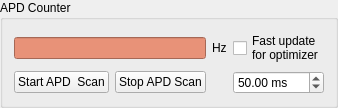
        <widget class="QGroupBox" name="groupBox_apd">
         <property name="title">
          <string>APD Counter</string>
         </property>
         <layout class="QGridLayout" name="gridLayout_5">
          <item row="0" column="2">
           <widget class="QLabel" name="label_16">
            <property name="text">
             <string>Hz</string>
            </property>
           </widget>
          </item>
          <item row="0" column="3">
           <widget class="QCheckBox" name="apd_optimize_startstop_checkBox">
            <property name="text">
             <string>Fast update
for optimizer</string>
            </property>
           </widget>
          </item>
          <item row="1" column="0">
           <widget class="QPushButton" name="scan_apd_start_pushButton">
            <property name="text">
             <string>Start APD  Scan</string>
            </property>
           </widget>
          </item>
          <item row="1" column="1">
           <widget class="QPushButton" name="scan_apd_stop_pushButton">
            <property name="text">
             <string>Stop APD Scan</string>
            </property>
           </widget>
          </item>
          <item row="0" column="0" colspan="2">
           <widget class="QLineEdit" name="apd_counter_output_lineEdit">
            <property name="palette">
             <palette>
              <active>
               <colorrole role="WindowText">
                <brush brushstyle="SolidPattern">
                 <color alpha="255">
                  <red>0</red>
                  <green>0</green>
                  <blue>0</blue>
                 </color>
                </brush>
               </colorrole>
               <colorrole role="Button">
                <brush brushstyle="SolidPattern">
                 <color alpha="255">
                  <red>232</red>
                  <green>146</green>
                  <blue>120</blue>
                 </color>
                </brush>
               </colorrole>
               <colorrole role="Light">
                <brush brushstyle="SolidPattern">
                 <color alpha="255">
                  <red>255</red>
                  <green>232</green>
                  <blue>225</blue>
                 </color>
                </brush>
               </colorrole>
               <colorrole role="Midlight">
                <brush brushstyle="SolidPattern">
                 <color alpha="255">
                  <red>243</red>
                  <green>189</green>
                  <blue>172</blue>
                 </color>
                </brush>
               </colorrole>
               <colorrole role="Dark">
                <brush brushstyle="SolidPattern">
                 <color alpha="255">
                  <red>116</red>
                  <green>73</green>
                  <blue>60</blue>
                 </color>
                </brush>
               </colorrole>
               <colorrole role="Mid">
                <brush brushstyle="SolidPattern">
                 <color alpha="255">
                  <red>155</red>
                  <green>97</green>
                  <blue>80</blue>
                 </color>
                </brush>
               </colorrole>
               <colorrole role="Text">
                <brush brushstyle="SolidPattern">
                 <color alpha="255">
                  <red>0</red>
                  <green>0</green>
                  <blue>0</blue>
                 </color>
                </brush>
               </colorrole>
               <colorrole role="BrightText">
                <brush brushstyle="SolidPattern">
                 <color alpha="255">
                  <red>255</red>
                  <green>255</green>
                  <blue>255</blue>
                 </color>
                </brush>
               </colorrole>
               <colorrole role="ButtonText">
                <brush brushstyle="SolidPattern">
                 <color alpha="255">
                  <red>0</red>
                  <green>0</green>
                  <blue>0</blue>
                 </color>
                </brush>
               </colorrole>
               <colorrole role="Base">
                <brush brushstyle="SolidPattern">
                 <color alpha="255">
                  <red>232</red>
                  <green>146</green>
                  <blue>120</blue>
                 </color>
                </brush>
               </colorrole>
               <colorrole role="Window">
                <brush brushstyle="SolidPattern">
                 <color alpha="255">
                  <red>232</red>
                  <green>146</green>
                  <blue>120</blue>
                 </color>
                </brush>
               </colorrole>
               <colorrole role="Shadow">
                <brush brushstyle="SolidPattern">
                 <color alpha="255">
                  <red>0</red>
                  <green>0</green>
                  <blue>0</blue>
                 </color>
                </brush>
               </colorrole>
               <colorrole role="AlternateBase">
                <brush brushstyle="SolidPattern">
                 <color alpha="255">
                  <red>243</red>
                  <green>200</green>
                  <blue>187</blue>
                 </color>
                </brush>
               </colorrole>
               <colorrole role="ToolTipBase">
                <brush brushstyle="SolidPattern">
                 <color alpha="255">
                  <red>255</red>
                  <green>255</green>
                  <blue>220</blue>
                 </color>
                </brush>
               </colorrole>
               <colorrole role="ToolTipText">
                <brush brushstyle="SolidPattern">
                 <color alpha="255">
                  <red>0</red>
                  <green>0</green>
                  <blue>0</blue>
                 </color>
                </brush>
               </colorrole>
              </active>
              <inactive>
               <colorrole role="WindowText">
                <brush brushstyle="SolidPattern">
                 <color alpha="255">
                  <red>0</red>
                  <green>0</green>
                  <blue>0</blue>
                 </color>
                </brush>
               </colorrole>
               <colorrole role="Button">
                <brush brushstyle="SolidPattern">
                 <color alpha="255">
                  <red>232</red>
                  <green>146</green>
                  <blue>120</blue>
                 </color>
                </brush>
               </colorrole>
               <colorrole role="Light">
                <brush brushstyle="SolidPattern">
                 <color alpha="255">
                  <red>255</red>
                  <green>232</green>
                  <blue>225</blue>
                 </color>
                </brush>
               </colorrole>
               <colorrole role="Midlight">
                <brush brushstyle="SolidPattern">
                 <color alpha="255">
                  <red>243</red>
                  <green>189</green>
                  <blue>172</blue>
                 </color>
                </brush>
               </colorrole>
               <colorrole role="Dark">
                <brush brushstyle="SolidPattern">
                 <color alpha="255">
                  <red>116</red>
                  <green>73</green>
                  <blue>60</blue>
                 </color>
                </brush>
               </colorrole>
               <colorrole role="Mid">
                <brush brushstyle="SolidPattern">
                 <color alpha="255">
                  <red>155</red>
                  <green>97</green>
                  <blue>80</blue>
                 </color>
                </brush>
               </colorrole>
               <colorrole role="Text">
                <brush brushstyle="SolidPattern">
                 <color alpha="255">
                  <red>0</red>
                  <green>0</green>
                  <blue>0</blue>
                 </color>
                </brush>
               </colorrole>
               <colorrole role="BrightText">
                <brush brushstyle="SolidPattern">
                 <color alpha="255">
                  <red>255</red>
                  <green>255</green>
                  <blue>255</blue>
                 </color>
                </brush>
               </colorrole>
               <colorrole role="ButtonText">
                <brush brushstyle="SolidPattern">
                 <color alpha="255">
                  <red>0</red>
                  <green>0</green>
                  <blue>0</blue>
                 </color>
                </brush>
               </colorrole>
               <colorrole role="Base">
                <brush brushstyle="SolidPattern">
                 <color alpha="255">
                  <red>232</red>
                  <green>146</green>
                  <blue>120</blue>
                 </color>
                </brush>
               </colorrole>
               <colorrole role="Window">
                <brush brushstyle="SolidPattern">
                 <color alpha="255">
                  <red>232</red>
                  <green>146</green>
                  <blue>120</blue>
                 </color>
                </brush>
               </colorrole>
               <colorrole role="Shadow">
                <brush brushstyle="SolidPattern">
                 <color alpha="255">
                  <red>0</red>
                  <green>0</green>
                  <blue>0</blue>
                 </color>
                </brush>
               </colorrole>
               <colorrole role="AlternateBase">
                <brush brushstyle="SolidPattern">
                 <color alpha="255">
                  <red>243</red>
                  <green>200</green>
                  <blue>187</blue>
                 </color>
                </brush>
               </colorrole>
               <colorrole role="ToolTipBase">
                <brush brushstyle="SolidPattern">
                 <color alpha="255">
                  <red>255</red>
                  <green>255</green>
                  <blue>220</blue>
                 </color>
                </brush>
               </colorrole>
               <colorrole role="ToolTipText">
                <brush brushstyle="SolidPattern">
                 <color alpha="255">
                  <red>0</red>
                  <green>0</green>
                  <blue>0</blue>
                 </color>
                </brush>
               </colorrole>
              </inactive>
              <disabled>
               <colorrole role="WindowText">
                <brush brushstyle="SolidPattern">
                 <color alpha="255">
                  <red>116</red>
                  <green>73</green>
                  <blue>60</blue>
                 </color>
                </brush>
               </colorrole>
               <colorrole role="Button">
                <brush brushstyle="SolidPattern">
                 <color alpha="255">
                  <red>232</red>
                  <green>146</green>
                  <blue>120</blue>
                 </color>
                </brush>
               </colorrole>
               <colorrole role="Light">
                <brush brushstyle="SolidPattern">
                 <color alpha="255">
                  <red>255</red>
                  <green>232</green>
                  <blue>225</blue>
                 </color>
                </brush>
               </colorrole>
               <colorrole role="Midlight">
                <brush brushstyle="SolidPattern">
                 <color alpha="255">
                  <red>243</red>
                  <green>189</green>
                  <blue>172</blue>
                 </color>
                </brush>
               </colorrole>
               <colorrole role="Dark">
                <brush brushstyle="SolidPattern">
                 <color alpha="255">
                  <red>116</red>
                  <green>73</green>
                  <blue>60</blue>
                 </color>
                </brush>
               </colorrole>
               <colorrole role="Mid">
                <brush brushstyle="SolidPattern">
                 <color alpha="255">
                  <red>155</red>
                  <green>97</green>
                  <blue>80</blue>
                 </color>
                </brush>
               </colorrole>
               <colorrole role="Text">
                <brush brushstyle="SolidPattern">
                 <color alpha="255">
                  <red>116</red>
                  <green>73</green>
                  <blue>60</blue>
                 </color>
                </brush>
               </colorrole>
               <colorrole role="BrightText">
                <brush brushstyle="SolidPattern">
                 <color alpha="255">
                  <red>255</red>
                  <green>255</green>
                  <blue>255</blue>
                 </color>
                </brush>
               </colorrole>
               <colorrole role="ButtonText">
                <brush brushstyle="SolidPattern">
                 <color alpha="255">
                  <red>116</red>
                  <green>73</green>
                  <blue>60</blue>
                 </color>
                </brush>
               </colorrole>
               <colorrole role="Base">
                <brush brushstyle="SolidPattern">
                 <color alpha="255">
                  <red>232</red>
                  <green>146</green>
                  <blue>120</blue>
                 </color>
                </brush>
               </colorrole>
               <colorrole role="Window">
                <brush brushstyle="SolidPattern">
                 <color alpha="255">
                  <red>232</red>
                  <green>146</green>
                  <blue>120</blue>
                 </color>
                </brush>
               </colorrole>
               <colorrole role="Shadow">
                <brush brushstyle="SolidPattern">
                 <color alpha="255">
                  <red>0</red>
                  <green>0</green>
                  <blue>0</blue>
                 </color>
                </brush>
               </colorrole>
               <colorrole role="AlternateBase">
                <brush brushstyle="SolidPattern">
                 <color alpha="255">
                  <red>232</red>
                  <green>146</green>
                  <blue>120</blue>
                 </color>
                </brush>
               </colorrole>
               <colorrole role="ToolTipBase">
                <brush brushstyle="SolidPattern">
                 <color alpha="255">
                  <red>255</red>
                  <green>255</green>
                  <blue>220</blue>
                 </color>
                </brush>
               </colorrole>
               <colorrole role="ToolTipText">
                <brush brushstyle="SolidPattern">
                 <color alpha="255">
                  <red>0</red>
                  <green>0</green>
                  <blue>0</blue>
                 </color>
                </brush>
               </colorrole>
              </disabled>
             </palette>
            </property>
            <property name="focusPolicy">
             <enum>Qt::NoFocus</enum>
            </property>
            <property name="readOnly">
             <bool>true</bool>
            </property>
           </widget>
          </item>
          <item row="1" column="3">
           <widget class="QDoubleSpinBox" name="apd_scan_int_doubleSpinBox">
            <property name="suffix">
             <string> ms</string>
            </property>
            <property name="decimals">
             <number>2</number>
            </property>
            <property name="minimum">
             <double>1.000000000000000</double>
            </property>
            <property name="maximum">
             <double>1000.000000000000000</double>
            </property>
            <property name="value">
             <double>50.000000000000000</double>
            </property>
           </widget>
          </item>
         </layout>
        </widget>
